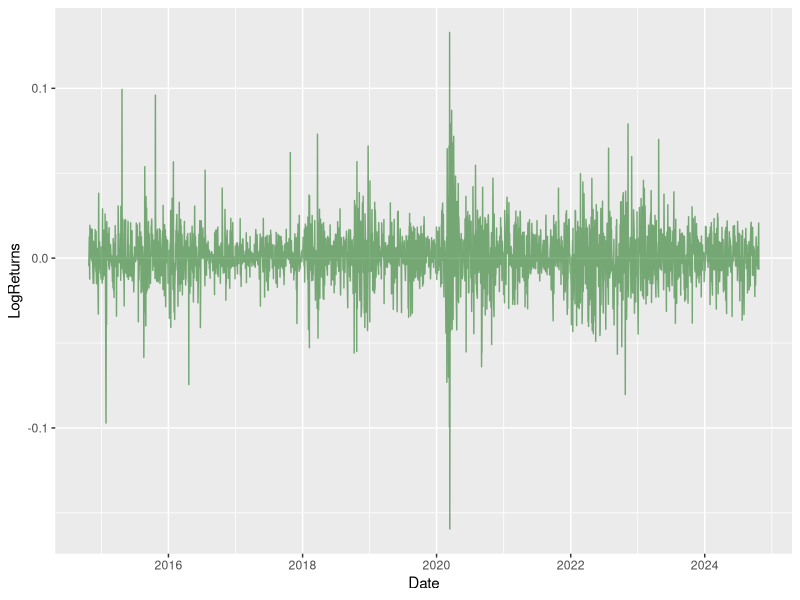
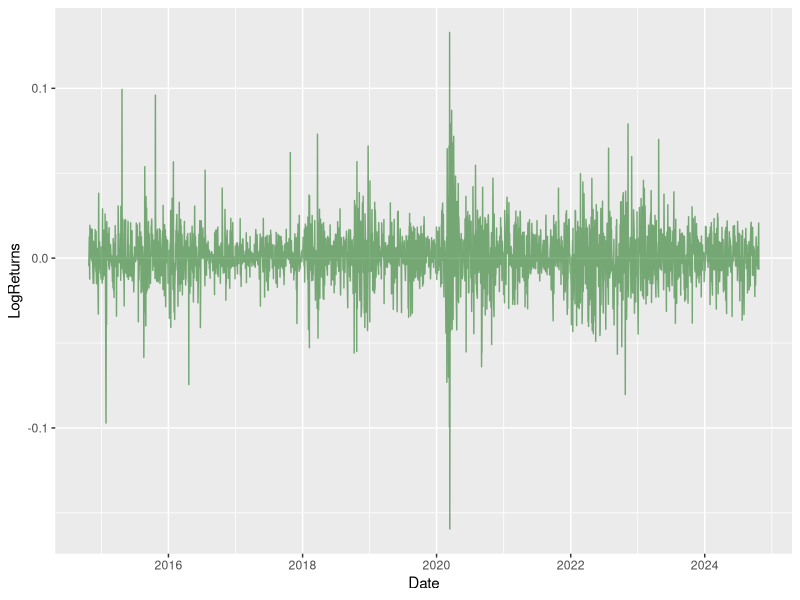
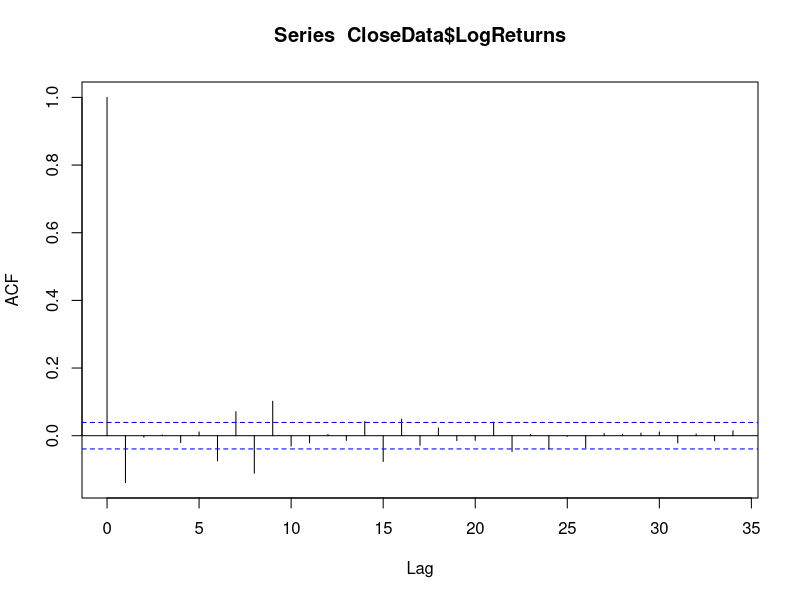
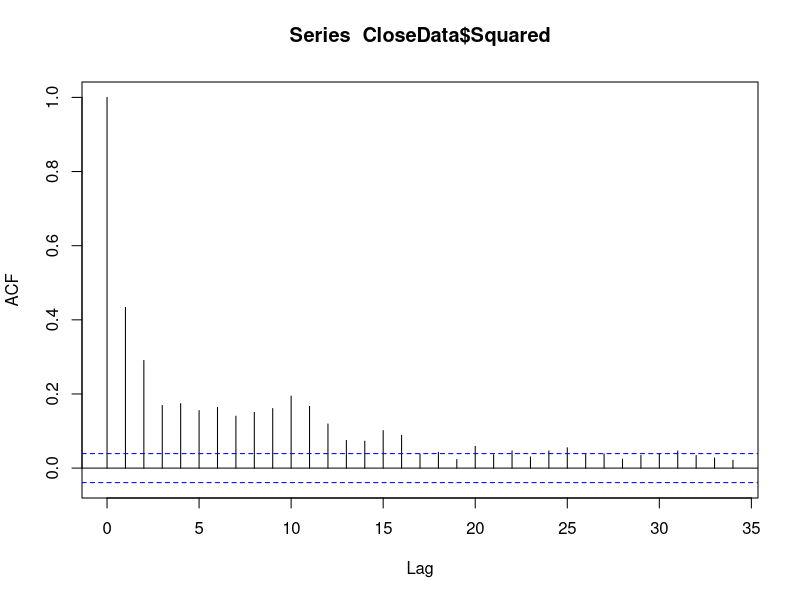
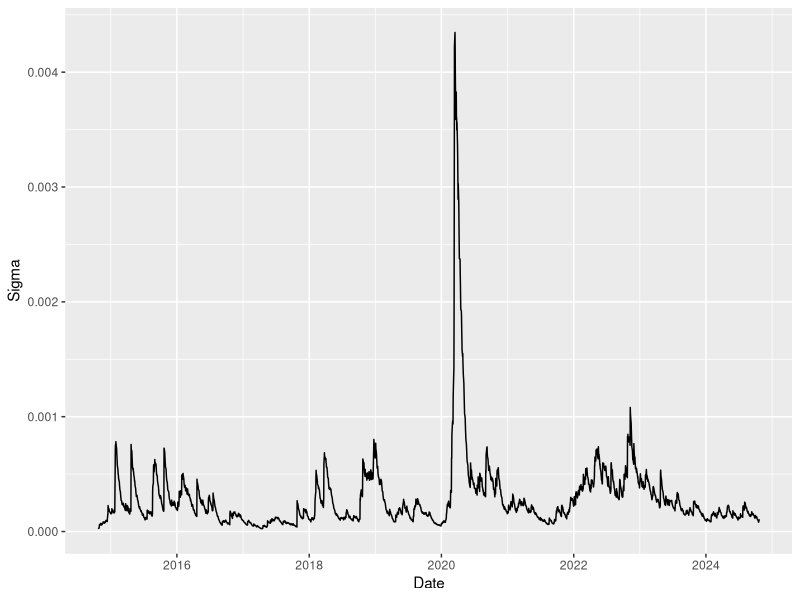
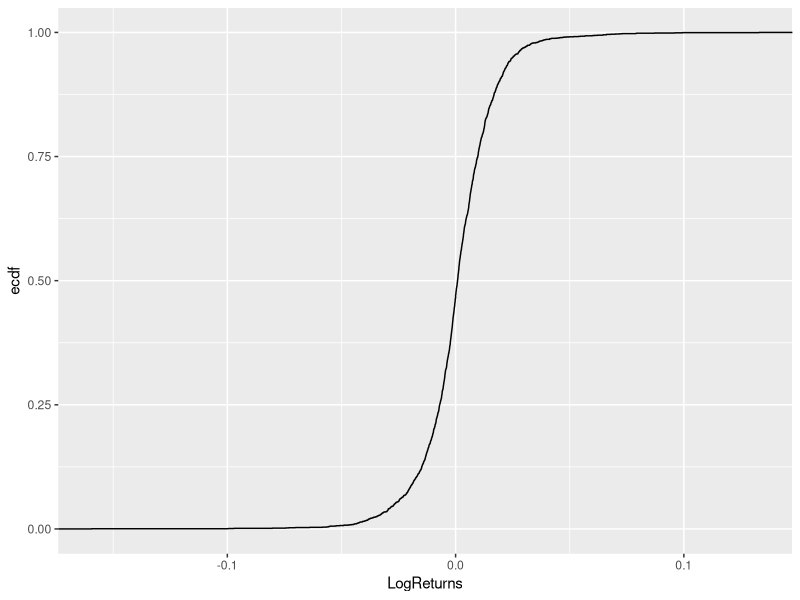

Here is the R script that generated these plots, in order:
library(ggplot2)
library(readr)
library(tidyverse)

#setwd("~/Desktop/Statistik_AG/Blatt1")
#setwd("C:/Users/Anwender/Desktop/Statistik AG/Blatt1")

print("test")

# Microsoft Daten einlesen
MicrosoftData <- read_csv("MicrosoftData.csv", 
                      col_types = cols(Date = col_date(format = "%m/%d/%Y"), 
                                       `Close/Last` = col_number(), 
                                       Volume = col_number(), 
                                       Open = col_number(), High = col_number(), 
                                       Low = col_number()))
View(MicrosoftData)

## data frame einmal umdrehen damit daten aufsteigen

MicrosoftData <- MicrosoftData %>% arrange(Date)
View(MicrosoftData)

# Closing Prices extrahieren
CloseData <- subset(MicrosoftData, select = c("Date", "Close/Last"))

# LogReturns ausrechnen und in DataFrame einfügen
# genauer habe ich LogReturn = R_t = ln(P_{t+1}) - ln(P_t)
logreturns_vec <- diff(log(as.vector(CloseData$"Close/Last")))
n <- length(logreturns_vec)
# Hierfür letztes Datum entfernen
CloseData <- CloseData[1:n,]
CloseData$LogReturns <- logreturns_vec
rm(logreturns_vec)
View(CloseData)
# CloseData wegwerfen
# CloseData$`Close/Last` <- NULL

# Time Series plotten
Close_TS_Plot <- ggplot(CloseData, aes(x = Date, y = LogReturns)) +
  geom_line(color = "darkgreen", alpha = 0.5)
ggsave(Close_TS_Plot,
       filename = "M_Close_TS.pdf",
       device = "pdf")
print(Close_TS_Plot)

# Squared LogReturns 
CloseData$Squared <- NA
CloseData$Squared <- CloseData$LogReturns**2

# Autokorrelation
pdf(file = "M_Aut_LogReturns.pdf",   # The directory you want to save the file in
    width = 4, # The width of the plot in inches
    height = 4)
acf(CloseData$LogReturns)
dev.off()

pdf(file = "M_Aut_Squared_LogReturns.pdf",   # The directory you want to save the file in
    width = 4, # The width of the plot in inches
    height = 4)
acf(CloseData$Squared)
dev.off()

# RiskMetrics Model & Plot
CloseData$Sigma <- NA
CloseData$Sigma[1] <- CloseData$LogReturns[1]**2


for (i in (2:n)){
  CloseData$Sigma[i] = 0.94 * (CloseData$Sigma[i-1]) + (1-0.94) * CloseData$LogReturns[i]**2
}
rm(i)
View(CloseData)


Volatility_Plot <- ggplot(CloseData, aes(x = Date, y = Sigma)) +
  geom_line()
ggsave(Volatility_Plot,
       filename = "M_Volatility.pdf",
       device = "pdf")

# Jetzt können wir die Werte einfach ausrechnen
VaR_RM <- qnorm(0.95) * sqrt(CloseData$Sigma[n])
## (hier kommt es drauf an ob wir den alpha-%-VaR suchen oder den von R_t)
ES_RM <- (sqrt(CloseData$Sigma[n]) * dnorm(qnorm(0.95))) / (1-0.95)

# Erstmal die Empirische Verteilungsfunktion plotten
Empirische_F_Plot <-  ggplot(CloseData, aes(LogReturns)) + stat_ecdf(geom = "step")
ggsave(Empirische_F_Plot,
       filename = "M_Empirische_F.pdf",
       device = "pdf")

## Verteilungsfunktion von LogReturns
Fn <- ecdf(CloseData$LogReturns)
summary(Fn)
Var_H <- unname(quantile(CloseData$LogReturns, 0.95))
rm(Fn)
ES_H <- mean(CloseData$LogReturns > Var_H)


## Backtesting
## RiskMetrics
View(CloseData)
CloseData2 <- CloseData
CloseData2$Sigma <- NULL
CloseData2$Squared <- NULL
View(CloseData2)

CloseData2$Var_RM <- NA

# Funktion schreiben die Var_{t|t-1} zurückgibt
VarRechner_RM <- function(k){
  CloseData2$Sigma <- NA
  CloseData2$Sigma[k-500] = CloseData2$`Close/Last`[k-500]**2
  for (i in ((k-499):(k))){
    CloseData2$Sigma[i] <- 0.94 * (CloseData2$Sigma[i-1]) + (1-0.94) * CloseData2$LogReturns[i]**2 
  }
    return(sqrt(CloseData2$Sigma[k]) * qnorm(0.95))
}

# Jetzt Funktion für 501 bis n (letzer Wert) aufrufen
for (m in (501:n)){
  CloseData2$Var_RM[m] <- VarRechner_RM(m)
}
View(CloseData2)

# Jetzt Anzahl an exceedances ausrechnen
exceedances_RM = 0
for (m in (501:n)){
  if (CloseData2$LogReturns[m] > CloseData2$Var_RM[m]) {
    exceedances_RM <- exceedances_RM + 1
  }
}
VioR_RM <- exceedances_RM/ ((1-0.95) * (n-500))
rm(m)

## Historical Simulation Variante 1 (estimation window only)
# neue Spalte anlegen
CloseData2$Var_H1 <- NA
View(CloseData2)

# Var_H1 ausrechnen
for (l in (501:n)){
  CloseData2$Var_H1[l] <- unname(quantile(CloseData2$LogReturns[(l-500):(l-1)], 0.95))
}
View(CloseData2)

# exceedances_H1
exceedances_H1 = 0
for (m in (501:n)){
  if (CloseData2$LogReturns[m] > CloseData2$Var_H1[m]) {
    exceedances_H1 <- exceedances_H1 + 1
  }
}
VioR_H1 <- exceedances_H1/ ((1-0.95) * (n-500))

## Historical Simulation Variante 2 (ganze Vergangenheit als est window)

CloseData2$Var_H2 <- NA
View(CloseData2)

# Var_H2 ausrechnen
for (l in (501:n)){
  CloseData2$Var_H2[l] <- unname(quantile(CloseData2$LogReturns[1:(l-1)], 0.95))
}
View(CloseData2)

# exceedances_H2
exceedances_H2 = 0
for (m in (501:n)){
  if (CloseData2$LogReturns[m] > CloseData2$Var_H2[m]) {
    exceedances_H2 <- exceedances_H2 + 1
  }
}
VioR_H2 <- exceedances_H2/ ((1-0.95) * (n-500))

## unnötige Variablen entfernen
rm(l, m, n)

